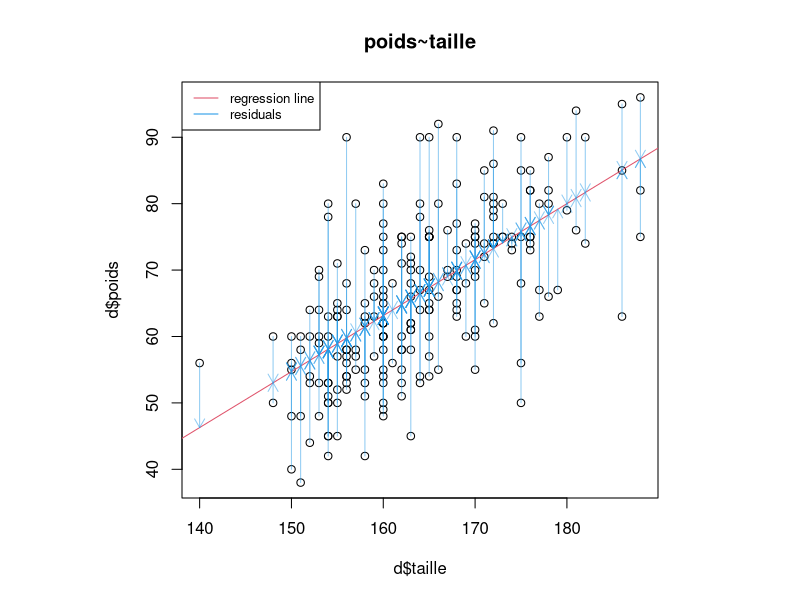
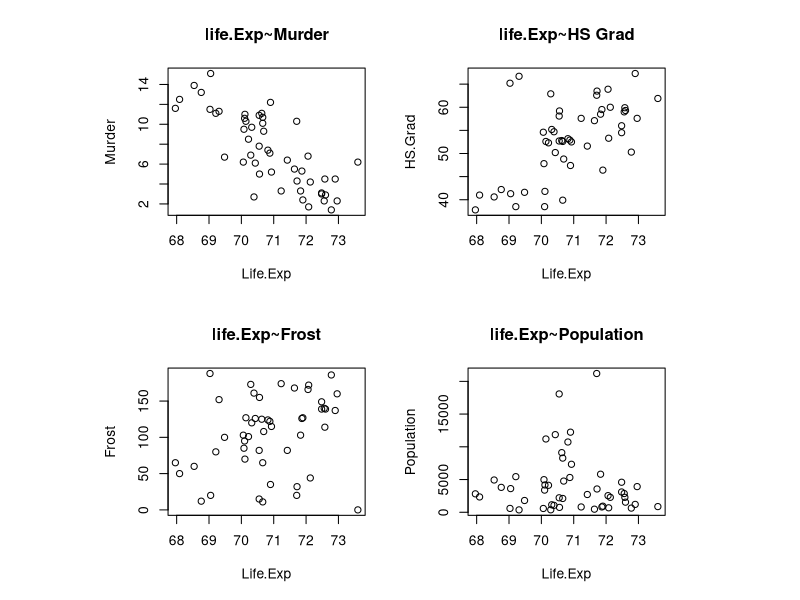
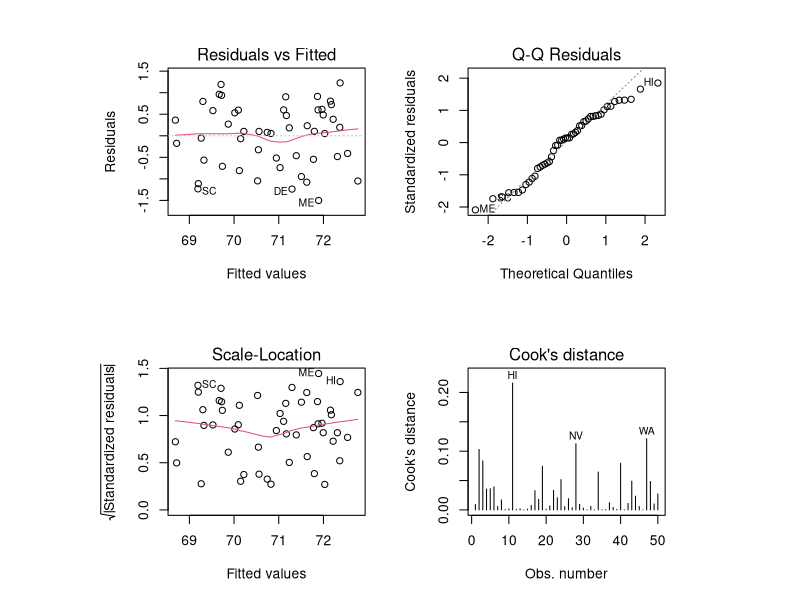
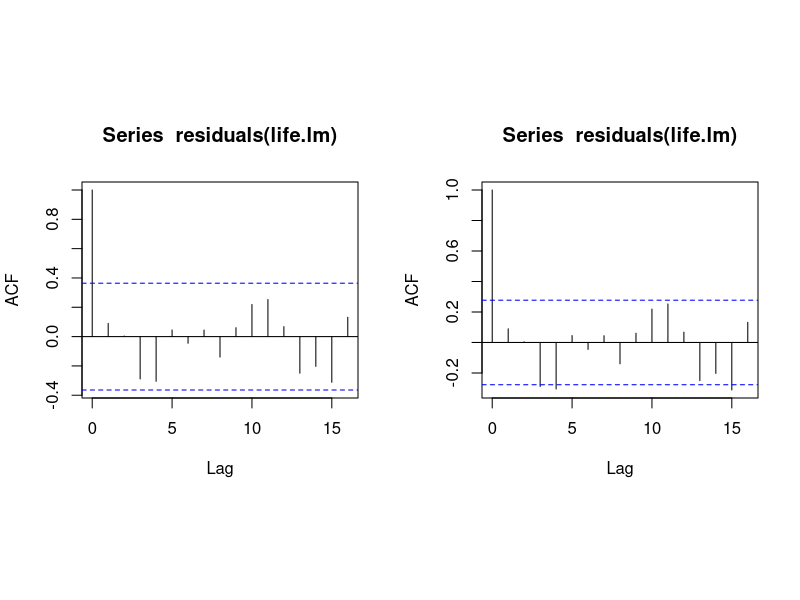

The R script that drew these images, in order:
## ---- chunk 1
options(htmltools.dir.version = FALSE, width = 75)
knitr::opts_chunk$set(echo = TRUE, fig.align='center', dev='png', dpi = 95, out.width = "100%")
## ---- chunk 2
d = read.table("data/data_nutri.csv", header=TRUE, sep=",", row.names = 1)
d$sex = as.factor(d$sex)
layout(1, respect=TRUE)
plot(d$taille, d$poids, main="poids~taille")
## Model
# Y~X
# E(Y) = b.X
# E(Y) = b_0 + b_1.X
# Y_i = b_0 + b_1.X_i + e_i
m = lm(d$poids~d$taille)
m$coefficients
abline(a=m$coefficients[[1]], b=m$coefficients[[2]], col=2) # /!\ y = b.x + a
# residuals
m$residuals
suppressWarnings(arrows(d$taille, d$poids, d$taille, d$poids-m$residuals, col=adjustcolor(4, alpha.f=0.5), length=0.1))
legend("topleft",c("regression line", "residuals"), col=c(2,4), lty=1, cex=.8)
## ---- chunk 3
data(state)
stateEU <-  data.frame(state.x77, row.names=state.abb)
attach(stateEU)
## ---- chunk 4
# README RStudio config, uncheck: # preferences > R Markdown > show output inline for... 
layout(matrix(1:4, 2, byrow=TRUE), respect=TRUE)
plot(Life.Exp, Murder, main="life.Exp~Murder")
plot(Life.Exp, HS.Grad, main="life.Exp~HS Grad")
plot(Life.Exp, Frost, main="life.Exp~Frost")
plot(Life.Exp, Population, main="life.Exp~Population")
## ---- chunk 5
life.lm = lm(Life.Exp ~ Murder + HS.Grad + Frost, data = stateEU)
layout(matrix(1:4, 2, byrow=TRUE), respect=TRUE)
plot(life.lm, which=1:4)
## ---- chunk 6
stateEU[c("HI", "NV", "WA", "ME", "SC"),]
## ---- chunk 7
layout(matrix(1:2, 1, byrow=TRUE), respect=TRUE)
acf(residuals(life.lm),ci=0.99)
acf(residuals(life.lm),ci=0.95)
## ---- chunk 8
shapiro.test(resid(life.lm))
## ---- chunk 9
library(lmtest)
raintest(life.lm)
## ---- chunk 10
gqtest(life.lm)
## ---- chunk 11
dwtest(life.lm)
## ---- chunk 12
library(car)
vif(life.lm)
## ---- chunk 13
summary(life.lm)
## ---- chunk 14
summary(life.lm)
## ---- chunk 15
confint(life.lm)
ci=  c(life.lm$coefficients - 1.96*summary(life.lm)$coefficients[,2], life.lm$coefficients+ 1.96*summary(life.lm)$coefficients[,2])
ci
## ---- chunk 16
life.pred = predict(life.lm,data.frame(Murder=8,  HS.Grad=75, Frost=80, Population=4250), interval="confidence",se.fit = TRUE)
ci=  c(life.pred$fit[1] - 1.96*life.pred$se.fit, life.pred$fit[1]+ 1.96*life.pred$se.fit)
life.pred
ci
## ---- chunk 17
life.lm <- lm(Life.Exp ~ ., data=stateEU) 
summary(life.lm)
extractAIC(life.lm)
## ---- chunk 18
life.lm <-  update(life.lm,.~.-Area-Illiteracy-Income)
summary(life.lm)
extractAIC(life.lm)
## ---- chunk 19
life.lm <-  update(life.lm,.~.-Population)
summary(life.lm)
extractAIC(life.lm)
## ---- chunk 20
life.lm <- lm(Life.Exp ~ Murder + HS.Grad + Frost + Population)
## ---- chunk 21
life.lm <- step(lm(Life.Exp ~ .,data=stateEU), method="bakward")
## ---- chunk 22
life.lm$anova
